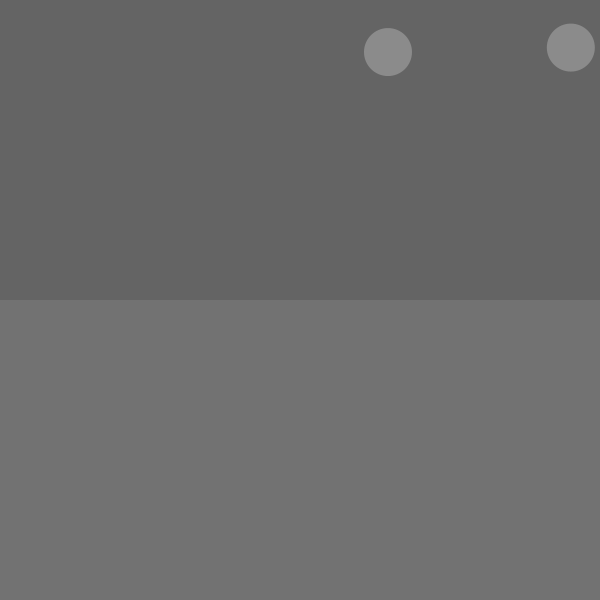
Frame 1 (no input)
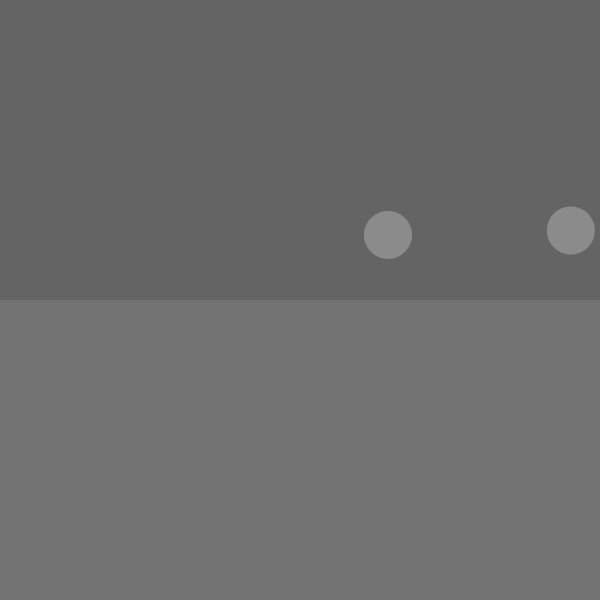
Frame 60 (the mouse pressed at the canvas centre just before this capture)
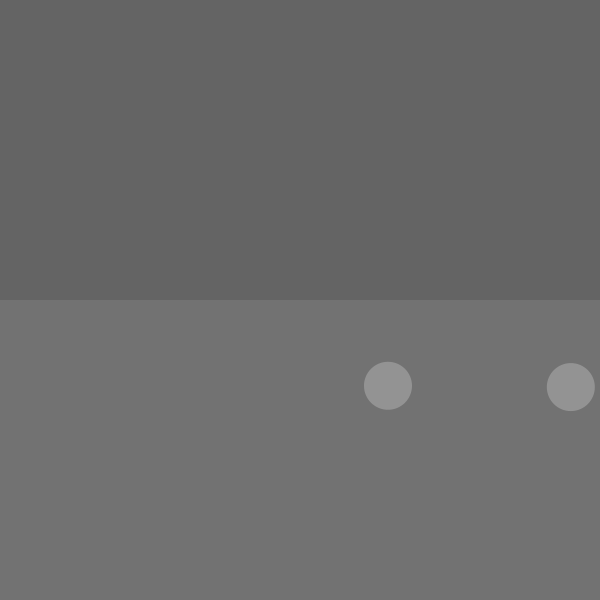
Frame 120 (the mouse held since frame 60 and released just before this capture)

The Processing sketch that drew these frames (run headless with seeded random() and noise(); from frame 60 on, the mouse is pressed at the canvas centre):

// Processing sketch: Exercise_02_05
// ── Exercise_02_05.pde
Mover[] movers = new Mover[2];

Liquid liquid;

void setup() {
  size(600, 600);
  pixelDensity(displayDensity());
  
  liquid = new Liquid(0, height/2, width, height/2, 0.1);
  
  for (int i = 0; i < movers.length; i++) {
    //1 mass //2 x //3 y
    movers[i] = new Mover(2, random(0.1, width), random(0, height/3));
  }
}

void draw() {
  background(100);
  
  liquid.render();

  for (int i = 0; i < movers.length; i++) {

    if (movers[i].isInside(liquid)) {
      movers[i].drag(liquid);
    }
    
    println(i + " dragF = " + movers[i].dragF);
    
    //GRAVITY
    //This is Shiffman's hacky way of adding gravity
    //It's a constant * object's mass. The constant in our case is set to 0.1
    float m = 0.1 * movers[i].mass; 
    PVector gravity = new PVector(0, m);
    movers[i].applyForce(gravity);

    movers[i].update();
    movers[i].render();
  }
}

// ── Liquid.pde
class Liquid {
  float x, y, w, h;
  float c;
  
  Liquid(float _x, float _y, float _w, float _h, float _c) {
    x = _x;
    y = _y;
    w = _w;
    h = _h;
    c = _c;
  }
  
  void render() {
    noStroke();
    fill(175, 50);
    rect(x, y, w, h);
  }
  
}

// ── Mover.pde
class Mover {
  PVector pos;
  PVector vel;
  PVector acc;
  float mass;
  
  //Made drag force vector available from the main sketch so I can println the drag vector
  PVector dragF;

  Mover(float m, float x, float y) {
    pos = new PVector(x, y);
    vel = new PVector(0, 0);
    acc = new PVector(0, 0);
    mass = m;
  }

  void update() {
    vel.add(acc);
    pos.add(vel);
    checkEdges();
    acc.mult(0);

  }

  void render() {
    noStroke();
    fill(200, 100);
    ellipse(pos.x, pos.y, mass*24, mass*24);
  }
  
  void applyForce(PVector force) {
    PVector f = PVector.div(force, mass);
    acc.add(f);
  }

  void checkEdges() {
    if (pos.x > width) {
      pos.x = width;
      vel.x *= -1;
    } else if (pos.x < 0) {
      pos.x = 0;
      vel.x *= -1;
    }

    if (pos.y > height) {
      pos.y = height;
      vel.y *= -1;
    }
  }
  
  boolean isInside(Liquid l) {
    if (pos.x > l.x && pos.x < l.x + l.w && pos.y > l.y && pos.y < l.y + l.h) {
      return true;
    } else {
      return false;
    }
  }
  
  void drag(Liquid l) {
    float speed = vel.mag();
    float dragMagnitude = l.c * speed * speed;
    
    dragF = vel.copy();
    dragF.mult(-1);
    dragF.normalize();
    dragF.mult(dragMagnitude);
    
    applyForce(dragF);
  }
}
